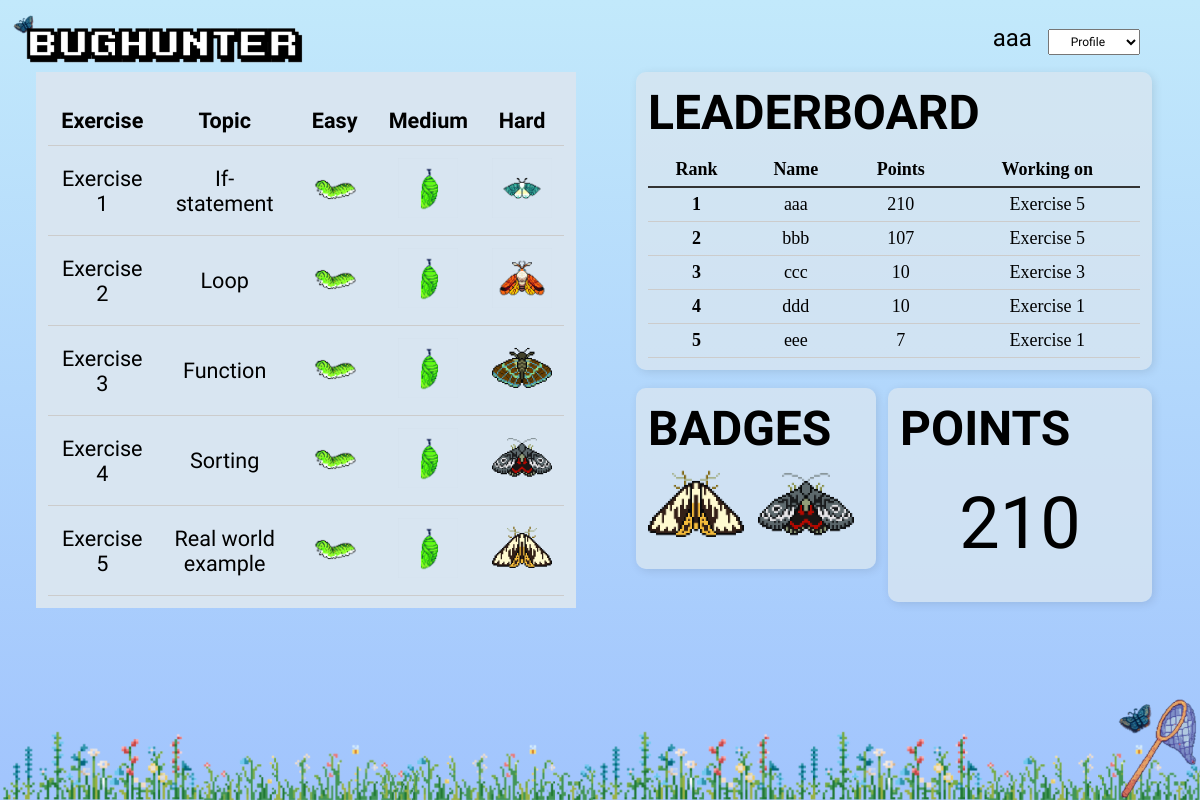
The app's page /profile (signed in) with its own data.
### app.py (models this page shows)
class User(db.Model):
    id = db.Column(db.Integer, primary_key=True)
    username = db.Column(db.String(80), unique=True, nullable=False)
    email = db.Column(db.String(120), unique=False, nullable=False)
    password = db.Column(db.String(120), nullable=False)
    points = db.Column(db.Integer, default=0)

### app.py (the view)
@app.route('/profile')
def profile():
    if 'username' not in session:
        return redirect(url_for('login_user'))
    username = session['username']
    user = User.query.filter_by(username=username).first()
    if not user:
        user = User(username=username)
        db.session.add(user)
        db.session.commit()
    leaderboard = User.query.order_by(User.points.desc()).limit(5).all()
    leaderboard_info = []
    for u in leaderboard:
        user_progress = get_progress(u.username)
        user_working_on = get_working_on(user_progress)
        leaderboard_info.append({
            'username': u.username,
            'points': u.points,
            'working_on': user_working_on
        })
    progress = get_progress(username)
    working_on = get_working_on(progress)
    badge_map = {
        'Exercise 1': 'badges/moth1.png',
        'Exercise 2': 'badges/moth2.png',
        'Exercise 3': 'badges/moth3.png',
        'Exercise 4': 'badges/moth4.png',
        'Exercise 5': 'badges/moth5.png'
    }
    badge_img = []
    for exercise_num, levels in progress.items():
        if isinstance(levels, list) and len(levels) == 3 and levels[2] == 1:
            badge_img.append(badge_map[exercise_num])
    badge_img.sort(reverse=True)
    badge_img = badge_img[:2]
    while len(badge_img) < 2:
        badge_img.append('badges/empty.png')
    return render_template('profile.html',
                           username=username,
                           points=user.points,
                           badges=badge_img,
                           leaderboard=leaderboard_info,
                           progress=progress,
                           working_on=working_on)

### app.py (called while the page is built)
def get_progress(username):
    prefix = ""
    user = User.query.filter_by(username=username).first()
    solved = SolvedExercise.query.filter_by(user_id=user.id).all()
    progress = {}
    for i in range(1, 6):
        progress[f'Exercise {i}'] = [0, 0, 0]
    for item in solved:
        for i in range(1, 6):
            if i == 1:
                prefix = "if-statement"
            elif i == 2:
                prefix = "loop"
            elif i == 3:
                prefix = "function"
            elif i == 4:
                prefix = "sorting"
            elif i == 5:
                prefix = "real-world-example"
            for j, level in enumerate(['easy', 'medium', 'hard']):
                if f"{prefix}-{level}" == item.exercise_filename:
                    progress[f'Exercise {i}'][j] = 1
    return progress

def get_working_on(progress):
    index = 1
    for i in range(5, 0, -1):
        levels = progress.get(f'Exercise {i}', [0, 0, 0])
        if any(levels):
            index = i
            break
    return index

### templates/profile.html (shortened to what this page needs)
<!DOCTYPE html>
<html lang="en">
<head>
</head>
<body>
    <div id="navbar">
        <div id="nav-right">
            <span id="username-label">{{ username }}</span>
            <select id="menu-select">
                <option disabled selected>Profile</option>
            </select>
        </div>
        <img src="../static/simple-logo.png" alt="small-logo" class="small-logo">
    </div>
    <div id="page-content">
        <div class="exercise-container">
            <table class="exercise-grid-table">
                <thead>
                    <tr>
                        <th>Exercise</th>
                        <th>Topic</th>
                        <th>Easy</th>
                        <th>Medium</th>
                        <th>Hard</th>
                    </tr>
                </thead>
                <tbody>
                    {% for i in range(1, 6) %}
                        <tr>
                            <td>Exercise {{ i }}</td>
                            <td>{{ ['If-statement','Loop','Function','Sorting','Real world example'][i-1] }}</td>
                            <td>
                                <a href="{{ url_for('exercise', filename=(['If-statement','Loop','Function','Sorting','Real world example'][i-1]|lower|replace(' ', '-') ~ '-easy')) }}">
                                    <img src="{{ url_for('static', filename='badges/caterpillar.png') if progress['Exercise ' ~ i][0] else url_for('static', filename='badges/caterpillar-grey.png') }}">
                                </a>
                            </td>
                            <td>
                                <a href="{{ url_for('exercise', filename=(['If-statement','Loop','Function','Sorting','Real world example'][i-1]|lower|replace(' ', '-') ~ '-medium')) }}">
                                  <img src="{{ url_for('static', filename='badges/cocoon.png') if progress['Exercise ' ~ i][1] else url_for('static', filename='badges/cocoon-grey.png') }}">
                                </a>
                            </td>
                            <td>
                                {% set moth_img = 'badges/moth' ~ i|string ~ '.png' %}
                                {% set moth_img_grey = 'badges/moth' ~ i|string ~ '-grey.png' %}
                                <a href="{{ url_for('exercise', filename=(['If-statement','Loop','Function','Sorting','Real world example'][i-1]|lower|replace(' ', '-') ~ '-hard')) }}">
                                    <img src="{{ url_for('static', filename=moth_img) if progress['Exercise ' ~ i][2] else url_for('static', filename=moth_img_grey) }}">
                                </a>
                            </td>
                        </tr>
                    {% endfor %}
                </tbody>
            </table>
        </div>
        <div class="right-panel">
            <div class="leaderboard-box">
                <h2 class="pixel-font">LEADERBOARD</h2>
                <table class="leaderboard-table">
                    <thead>
                        <tr><th>Rank</th><th>Name</th><th>Points</th><th>Working on</th></tr>
                    </thead>
                    <tbody>
                        {% for user in leaderboard %}
                            <tr>
                                <td><strong>{{ loop.index }}</strong></td>
                                <td>{{ user.username }}</td>
                                <td>{{ user.points }}</td>
                                <td>Exercise {{ user.working_on }}</td>
                            </tr>
                        {% endfor %}
                    </tbody>
                </table>
            </div>
            <div class="badge-points-row">
                <a href="{{ url_for('badges') }}" style="text-decoration: none; color: inherit;">
                    <div class="badges-box">
                        <h2 class="pixel-font">BADGES</h2>
                        <div class="badge-images">
                            {% for badge in badges %}
                                <img src="{{ url_for('static', filename=badge) }}">
                            {% endfor %}
                        </div>
                    </div>
                </a>
                <div class="points-box">
                    <h2 class="pixel-font">POINTS</h2>
                    <div class="points-number">{{ points }}</div>
                </div>
            </div>
        </div>
    </div>
    <img src="{{ url_for('static', filename='bugnet.png') }}" class="bugnet-icon">
    <img src="{{ url_for('static', filename='grass.png') }}" class="grass-bg">
</body>
</html>

### records on screen
User: username "aaa", points "210", working_on "5"
User: username "bbb", points "107", working_on "5"
User: username "ccc", points "10", working_on "3"
User: username "ddd", points "10", working_on "1"
User: username "eee", points "7", working_on "1"

### other values on screen
{{ i }} "1" "2" "3" "4" "5"
{{ ['If-statement','Loop','Function','Sorting','Real world example'][i-1] }} "If-statement" "Loop" "Function" "Sorting" "Real world example"
{{ points }} "210"
